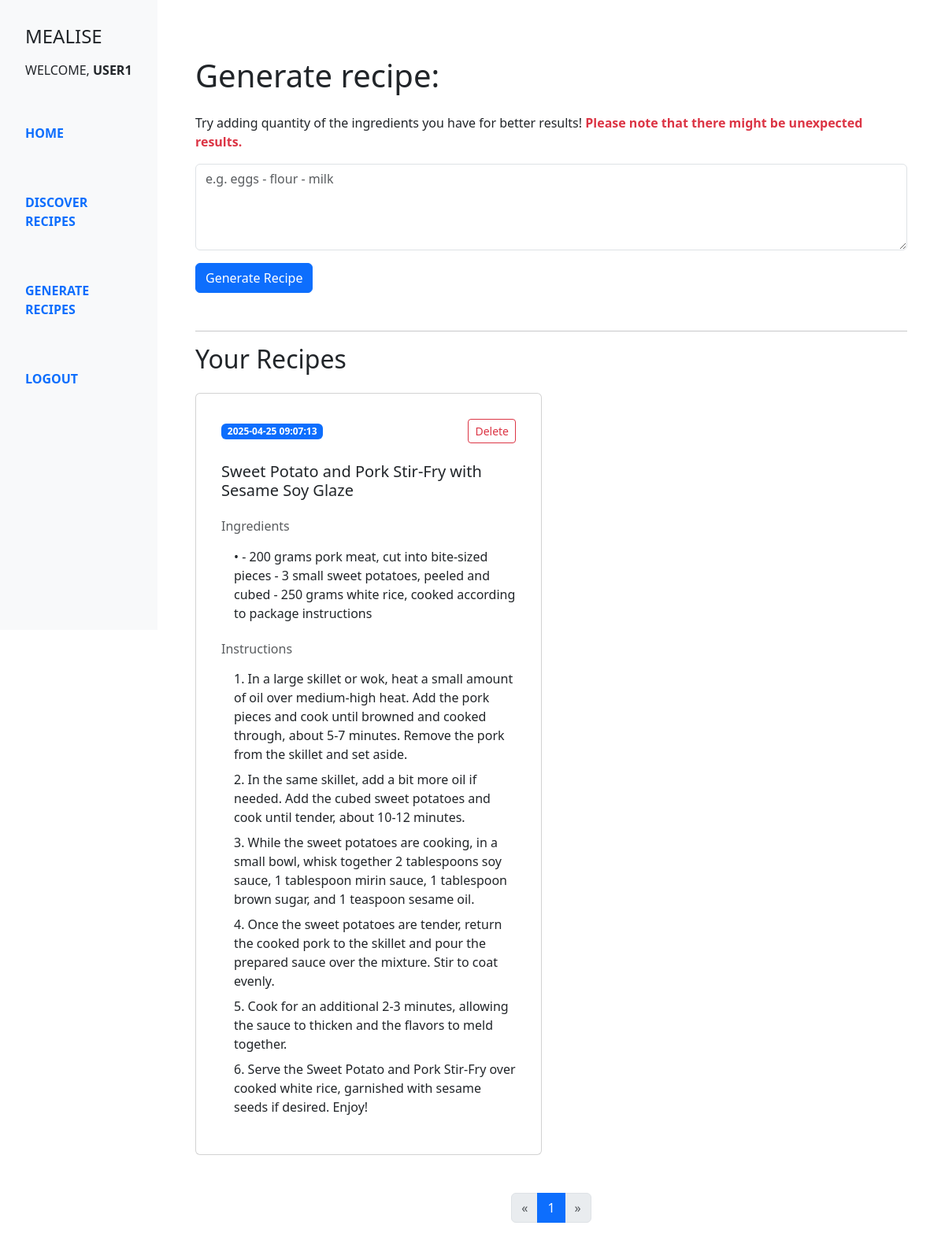
The app's page /recipes (signed in) with its own data.
### models/models.py (models this page shows, shortened)
class User(db.Model, UserMixin):  # Inherit from UserMixin for Flask-Login
    id = db.Column(db.Integer, primary_key=True)
    username = db.Column(db.String(120), unique=True, nullable=False)
    email = db.Column(db.String(120), unique=True, nullable=False)
    password = db.Column(db.String(120), nullable=False)
    @property
    def is_authenticated(self):
        return True

class Recipe(db.Model):
    id = db.Column(db.Integer, primary_key=True)
    username = db.Column(db.String(150), db.ForeignKey('user.username'), nullable=False)
    ingredients = db.Column(db.String(500), nullable=False)
    recipe = db.Column(db.String(1000), nullable=False)
    title = db.Column(db.String(150), nullable=False)
    created_at = db.Column(db.DateTime, nullable=False)

### routes/recipes.py (the view)
@recipes_bp.route('/recipes', methods=['GET'])
@login_required
def gen_recipe_page() :
    if not current_user.is_authenticated :
        print("User not logged in, redirecting to login page...")
        return redirect(url_for('auth.login'))
    username = current_user.username
    from models.models import Recipe
    page = request.args.get('page', 1, type=int)
    per_page = 4
    recipes = Recipe.query.filter_by(username=username).order_by(Recipe.created_at.desc()).paginate(page=page, per_page=per_page)
    return render_template('recipe_page.html', recipes=recipes)

### app.py (called while the page is built)
def create_app():
    app = Flask(__name__)
    app.secret_key = os.getenv('FLASK_SECRET_KEY')
    app.config['SQLALCHEMY_DATABASE_URI'] = os.getenv('DATABASE_URI')
    app.config['SQLALCHEMY_TRACK_MODIFICATIONS'] = False
    app.register_blueprint(auth_bp)
    app.register_blueprint(recipes_bp)
    app.register_blueprint(home_bp)
    app.register_blueprint(spoonacular_bp)
    db.init_app(app)
    bcrypt.init_app(app)
    login_manager = LoginManager()
    login_manager.init_app(app)
    login_manager.login_view = 'auth.login'  # Redirect to login page if not authenticated
    @login_manager.user_loader
    def load_user(user_id) :
        return db.session.get(User, int(user_id))  # Updated method to avoid the legacy warning
    with app.app_context():
        db.create_all()
    return app

### templates/recipe_page.html (shortened to what this page needs)
{% extends 'base.html' %}
{% block content %}
<div class="container py-5 px-4">
    <h1 class="mb-4">Generate recipe: </h1>
    <p>Try adding quantity of the ingredients you have for better results! <span class="text-danger fw-bold">Please note that there might be unexpected results.</span></p>
    <form id="generateForm" method="POST" action="{{ url_for('recipes.generate_and_save_recipe') }}" class="mb-5">
        <div class="mb-3">
            <textarea name="ingredients" id="ingredients" class="form-control" rows="4" placeholder="e.g. eggs - flour - milk" required></textarea>
        </div>
        <button type="submit" class="btn btn-primary">Generate Recipe</button>
    </form>
    <hr>
    <h2 class="mb-4">Your Recipes</h2>
    <div class="row g-4">
        {% for recipe in recipes.items %}
            <div class="col-md-6 d-flex">
                <div class="card w-100 h-100 p-3">
                    <div class="card-body d-flex flex-column">
                        <div>
                            <div class="d-flex align-items-center justify-content-between mb-4">
                                <span class="badge bg-primary">{{ recipe.created_at }}</span>
                                <form method="POST" action="{{ url_for('recipes.delete_recipe', recipe_id=recipe.id) }}" onsubmit="return confirm('Are you sure you want to delete this recipe?');">
                                    <button type="submit" class="btn btn-outline-danger btn-sm">Delete</button>
                                </form>
                            </div>
                            <h5 class="card-title mb-4">{{ recipe.title }}</h5>
                            <h6 class="text-muted mb-3">Ingredients</h6>
                            <ul class="list-unstyled ps-3 mb-4">
                                {% for ingredient in recipe.ingredients.split('--') %}
                                    {% if ingredient.strip() %}
                                        <li class="mb-2">• {{ ingredient.strip() }}</li>
                                    {% endif %}
                                {% endfor %}
                            </ul>
                            <h6 class="text-muted mb-3">Instructions</h6>
                            <ol class="ps-3 list-unstyled">
                                {% for step in recipe.recipe.split('\n') %}
                                    {% if step.strip() %}
                                        <li class="mb-2">{{ step.strip() }}</li>
                                    {% endif %}
                                {% endfor %}
                            </ol>
                        </div>
                    </div>
                </div>
            </div>
        {% endfor %}
    </div>
    <nav aria-label="Recipe navigation" class="mt-5">
        <ul class="pagination justify-content-center">
            {% if recipes.has_prev %}
                <li class="page-item">
                    <a class="page-link" href="{{ url_for('recipes.gen_recipe_page', page=recipes.prev_num) }}" aria-label="Previous">
                        <span aria-hidden="true">&laquo;</span>
                    </a>
                </li>
            {% else %}
                <li class="page-item disabled">
                    <span class="page-link" aria-label="Previous">&laquo;</span>
                </li>
            {% endif %}
            {% for page_num in range(1, recipes.pages + 1) %}
                <li class="page-item {% if page_num == recipes.page %}active{% endif %}">
                    <a class="page-link" href="{{ url_for('recipes.gen_recipe_page', page=page_num) }}">{{ page_num }}</a>
                </li>
            {% endfor %}
            {% if recipes.has_next %}
                <li class="page-item">
                    <a class="page-link" href="{{ url_for('recipes.gen_recipe_page', page=recipes.next_num) }}" aria-label="Next">
                        <span aria-hidden="true">&raquo;</span>
                    </a>
                </li>
            {% else %}
                <li class="page-item disabled">
                    <span class="page-link" aria-label="Next">&raquo;</span>
                </li>
            {% endif %}
        </ul>
    </nav>
</div>
{% endblock %}

### templates/base.html (shortened to what this page needs)
<!DOCTYPE html>
<html lang="en">
<head>
  <link href="https://cdn.jsdelivr.net/npm/bootstrap@5.3.5/dist/css/bootstrap.min.css" rel="stylesheet">
</head>
<body>
  <div class="container-fluid">
    <div class="row min-vh-100">
      <nav class="col-md-3 col-lg-2 d-md-block bg-light sidebar p-3 text-uppercase fw-semibold position-fixed" style="height: 100vh;">
        <h4 class="m-3">Mealise</h4>
        {% if current_user.is_authenticated %}
        <p class="px-3 fw-lighter">Welcome, <b>{{ current_user.username }}</b></p>
      {% endif %}
        <ul class="nav flex-column mt-5">
          <li class="nav-item mb-5">
            <a class="nav-link active" href="{{ url_for('home.landing') }}">Home</a>
          </li>
          <li class="nav-item mb-5">
            <a class="nav-link" href="{{ url_for('spoonacular.unified_discover') }}">Discover Recipes</a>
          </li>
          <li class="nav-item mb-5">
            <a class="nav-link" href="{{ url_for('recipes.gen_recipe_page') }}">Generate Recipes</a>
          </li>
          <li class="nav-item mb-1">
            {% if current_user.is_authenticated %}
          <a class="nav-link" href="{{ url_for('auth.logout') }}">Logout</a>
        {% else %}
          <a class="nav-link" href="{{ url_for('auth.login') }}">Login</a>
        {% endif %}
          </li>
        </ul>
      </nav>
      <main class="col-md-9 ms-sm-auto col-lg-10 px-md-4 py-4">
        {% block content %}
        {% endblock %}
      </main>
    </div>
  </div>
</body>
</html>

### records on screen
User: username "USER1"
Recipe: created_at "2025-04-25 09:07:13", title "Sweet Potato and Pork Stir-Fry with Sesame Soy Glaze", strip "- 200 grams pork meat, cut into bite-sized pieces - 3 small sweet potatoes, peeled and cubed - 250 grams white rice, cooked according to package instructions", strip "1. In a large skillet or wok, heat a small amount of oil over medium-high heat. Add the pork pieces and cook until browned and cooked through, about 5-7 minutes. Remove the pork from the skillet and set aside." "2. In the same skillet, add a bit more oil if needed. Add the cubed sweet potatoes and cook until tender, about 10-12 minutes." "3. While the sweet potatoes are cooking, in a small bowl, whisk together 2 tablespoons soy sauce, 1 tablespoon mirin sauce, 1 tablespoon brown sugar, and 1 teaspoon sesame oil." "4. Once the sweet potatoes are tender, return the cooked pork to the skillet and pour the prepared sauce over the mixture. Stir to coat evenly." "5. Cook for an additional 2-3 minutes, allowing the sauce to thicken and the flavors to meld together." "6. Serve the Sweet Potato and Pork Stir-Fry over cooked white rice, garnished with sesame seeds if desired. Enjoy!"

### other values on screen
{{ page_num }} "1"
